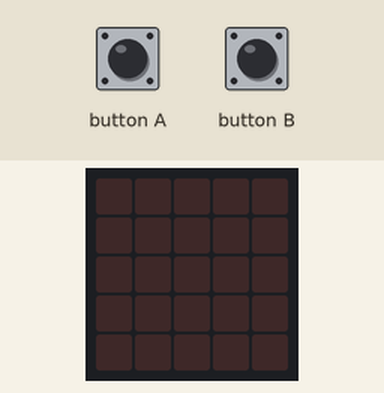
This program was run on a simulated Calliope mini (MakeCode). On the bench: the board's 5×5 LED display. The test bench sets the inputs (shaded band).

Above: at 1.2 s.
1.3 s: button A pressed for 0.15 s
At 2.2 s:
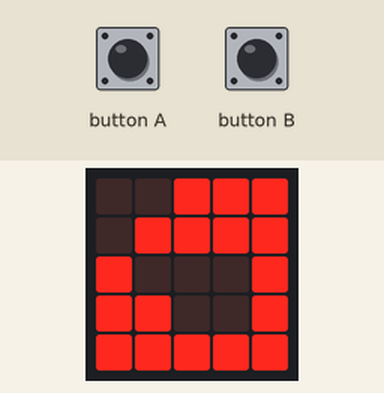
At 2.7 s:
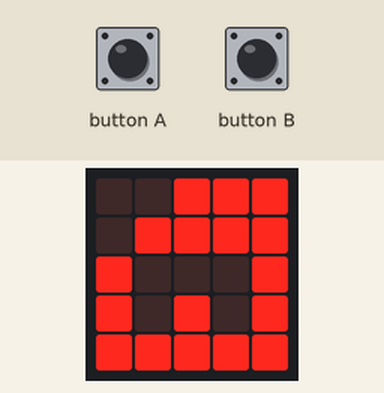
4.3 s: button B pressed for 0.15 s
At 5.8 s:
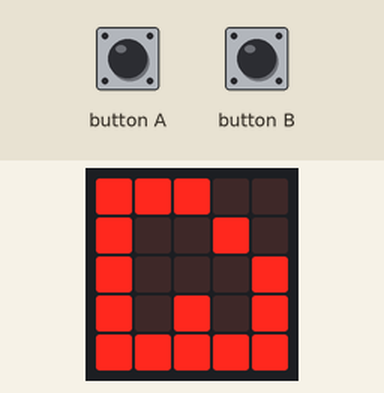

Measured:
- after the input at 1.3 s, the display: first changes after 0.15 s (image 1 shows a later state)
- after the input at 4.3 s, the display: first changes after 0.15 s (image 3 shows a later state)
- what the display in image 1 shows lasts 0.5 s, from 1.9 s to 2.4 s

The program:

main.ts
```typescript
function bewege_Pupille () {
    while (true) {
        led.plot(1, 3)
        basic.pause(500)
        led.plot(2, 3)
        led.unplot(1, 3)
        basic.pause(700)
        led.plot(3, 3)
        led.unplot(2, 3)
        basic.pause(400)
        led.plot(2, 3)
        led.unplot(3, 3)
        basic.pause(500)
        led.unplot(2, 3)
    }
}
input.onButtonPressed(Button.A, function () {
    seite = 0
    images.createImage(`
        . . # # #
        . # . . #
        # . . . #
        # . . . #
        # # # # #
        `).showImage(0)
    bewege_Pupille()
})
function bewegeLid () {
    led.plot(1, 1)
    led.plot(2, 1)
    led.plot(3, 1)
    basic.pause(1400)
    led.plot(1, 2)
    led.plot(2, 2)
    led.plot(3, 2)
    basic.pause(1000)
    led.unplot(1, 2)
    led.unplot(2, 2)
    led.unplot(3, 2)
    basic.pause(2000)
    if (seite == 1) {
        led.unplot(1, 1)
    } else {
        led.unplot(3, 1)
    }
    led.unplot(2, 1)
    basic.pause(500)
}
input.onButtonPressed(Button.B, function () {
    seite = 1
    images.createImage(`
        # # # . .
        # . . # .
        # . . . #
        # . . . #
        # # # # #
        `).showImage(0)
    bewege_Pupille()
})
let seite = 0
seite = -1
/**
 * Hack zur Synchronisation der Lider
 */
basic.forever(function () {
    if (seite != -1) {
        bewegeLid()
    }
})
```

test.ts
```typescript
// Hier kann man Tests durchführen; diese Datei wird nicht kompiliert, wenn dieses Paket als Erweiterung verwendet wird.
```
